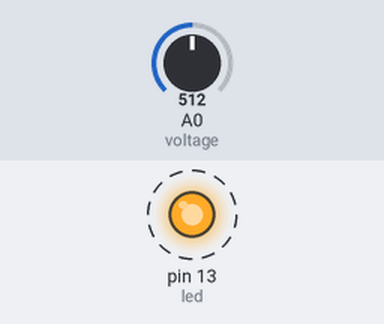
Bench run of a sketch on a simulated Arduino Uno, built with avr-gcc and run on an emulated ATmega328P. On the bench: output pins drawn as LEDs (lit = HIGH). Dashed ring = blinking. Inputs (shaded band) come from the test bench; at power-on: A0 (voltage) = 512. What the sketch prints to the serial monitor is not drawn.

Above: at 0.5 s.
Timing chart, 0 to 4.6 s (numbered marks = the images above):
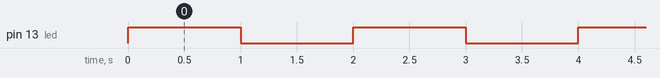

Measured:
- by itself, pin 13 (led): alternates HIGH for 1.0 s and LOW for 1.0 s

The sketch:

12.-Instrumentacion_Virtual_con_Arduino.ino
```cpp
//PROGRAMA PARA RECOPILAR DATOS Y MANDARLOS A PYTHON PARA QUE LOS GRAFIQUE EN TIEMPO REAL
int led = 13;           //Puerto de salida donde hay un led integrado en el Arduino
int voltage = A0;       //Declaración del puerto de entrada analógico que se quiere leer
int n = 0;              //variable que lleva la cuenta de los ciclos de parpadeo del LED.

//CONFIGURACIÓN DE LOS PINES Y COMUNICACIÓN SERIAL
void setup() {
  /*En esta parte del código Arduino se indican los puertos de salida, de entrada y la velocidad
  de la comunicación serial*/
  /*pinMode(): Método que indica cuales pines del Arduino son entradas y cuales son salidas:
      - primer parámetro: Indica el pin de Arduino que será asignado como salida o entrada.
      - segundo parámetro: Usa la insctrucción OUTPUT para indicar que el pin es una salida o
        INPUT para indicar que el pin es una entrada.
  El número del pin que recibe este método como primer parámetro se puede declarar directamente
  como un número o se puede declarar al inicio del programa como una variable.*/
  pinMode(led, OUTPUT); //El pin 13 es una salida digital.
  /*Serial.begin(baudRate): Este método inicializa la comunicación serial entre la placa Arduino
  y la computadora, además de que configura su velocidad de transmisión dada en unidad de baudios
  (bit trasmitido por segundo) que recibe como su único parámetro:
      - En general, 9600 baudios es una velocidad de transmisión comúnmente utilizada y es
        compatible con la mayoría de los dispositivos y programas.
      - Sin embargo, si se necesita una transferencia de datos más rápida y el hardware/software
        lo admiten, se puede optar por velocidades más altas como 115200 o 57600 baudios.
  Es importante asegurarse de que la velocidad de transmisión especificada coincida con la
  velocidad de comunicación del otro dispositivo al que se conecta el Arduino. Si la velocidad de
  transmisión no coincide, los datos pueden no transmitirse o recibirse correctamente.*/
  Serial.begin(9600);   //El pin 13 es una salida digital.
}

//EJECUCIÓN DEL PROGRAMA EN UN BUCLE INFINITO
void loop() {
  /*El código principal se coloca dentro de la instrucción loop() para que se ejecute
  interminablemente en el microcontrolador ATMEGA328P de Arduino.*/
  /*La operación % significa módulo y lo que hace esta es dividir un número y ver el resultado de
    su residuo, en el caso de la operación 3%2 == 0, lo que está haciendo es dividir 3/2 y ver si
    su residuo es cero, que en este caso no lo sería, ya que residuo = 1.
      - n%2 == 0: La operación verifica si el valor de n es divisible por 2 sin dejar residuo.
        En otras palabras, verifica si n es un número par.*/
  if(n%2 == 0){         //Si n es par se prende el led
    /*digitalWrite(Pin, State): Lo que hace este método es mandar una salida digital a un pin en
    específico que se indica como su primer parámetro, en su segundo parámetro se puede mandar la
    constante HIGH para mandar 5V al pin o LOW para mandar 0V, osea no mandar nada.*/
    digitalWrite(led, HIGH);  //Con esta línea de código se prende el led
  }else{                //Si n es impar NO se prende el led
    digitalWrite(led, LOW);   //Con esta línea de código se apaga el led
  }
  n = n+1;              //Después de ver si n es par, se le suma 1 antes de su siguiente ejecución.

  //Posteriormente se reinicia la variable después de que haya llegado a n = 100.
  if(n == 100){
    n = 0;
  }

  /*analogRead(): El método se utiliza para leer valores analógicos de un pin específico, permitiendo
  leer la tensión analógica presente en un pin y convertirla en un valor digital.
      - Pines Analógicos A0, A1,..., A5: No es necesario configurarlos explícitamente, ya que el método
        se encarga de establecerlos como entradas analógicas automáticamente.
      - Pines Digitales 0, 1,..., 13: Estos pines antes de utilizarlos se deben establecer por medio del
        método pinMode() como entradas.
  El ADC del Arduino es de 10 bits, esto significa que cuando reciba su valor máximo de 5V, en la consola
  imprimirá (2^10)-1 = 1023, ya que es el valor máximo que puede convertir de analógico a digital porque
  recibe tensiones de 0 a 5V y por lo tanto cuenta con valores digitales de 0 a 1023 en formato decimal.*/
  int data = analogRead(voltage);//Lectura analógica del puerto A0 para imprimirlo en la consola de Arduino

  /*Serial.println(): Método que imprime en las Herramientas Monitor Serie y Serial Plotter el valor dado
  en su parámetro.*/
  Serial.println(data);

  /*delay(ms): Método que detiene la ejecución del programa un cierto tiempo dado en milisegundos.*/
  delay(1000);          //Esto retrasa 500 milisegundos el código antes de volver a ejecutarse.
}
```
